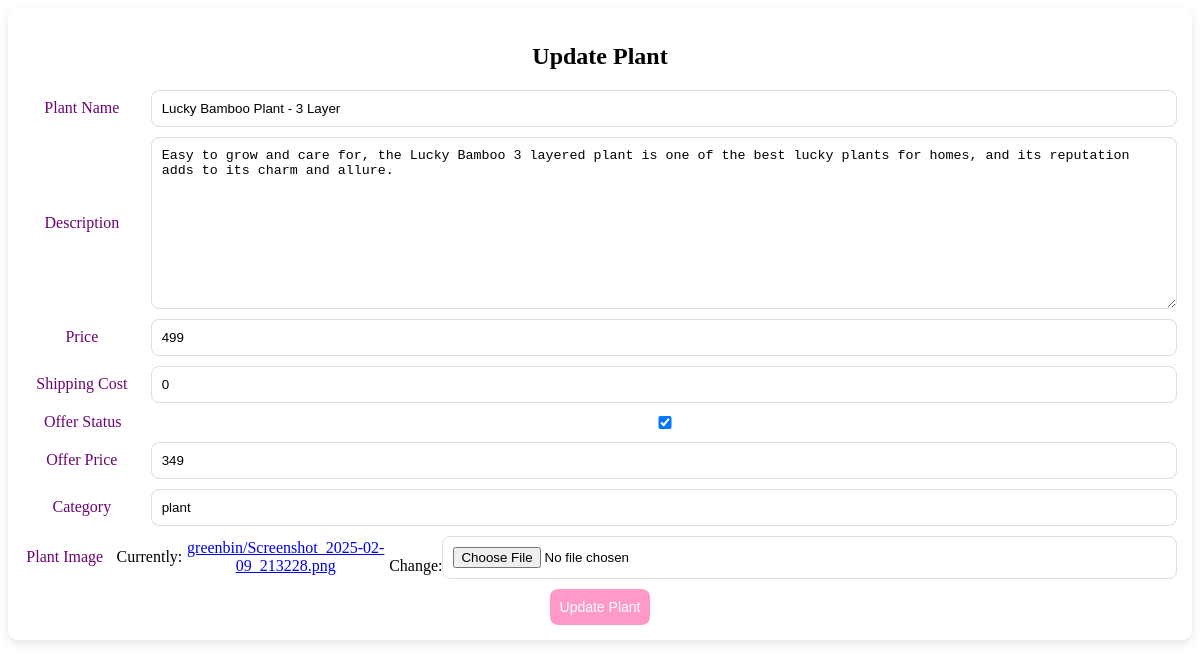
The app's page /update_data/2 with its own data.
### seller/models.py (models this page shows, shortened)
class Product(models.Model):
    name = models.CharField(max_length=100)
    desc = models.TextField()
    price = models.IntegerField()
    prod_type = models.CharField(max_length=100)
    image = models.ImageField(upload_to='greenbin/' , null = True)
    offer_status = models.BooleanField(default=False)
    offer_price = models.IntegerField(default = 0)
    shipping_cost = models.IntegerField(default = 0)

### seller/views.py (the view)
# urls.py: path("update_data/<int:id>",views.update_data, name="update-data"),
def update_data(request,id):
    if request.method == "POST":
        pi = Product.objects.get(pk=id)
        fm = ProductForm(request.POST, instance=pi)
        if fm.is_valid():
            fm.save()
            return redirect("/")
    else :
        pi= Product.objects.get(pk=id)
        fm =ProductForm(instance=pi)
    return render(request, 'seller/update.html', {'form':fm})

### seller/forms.py
class ProductForm(forms.ModelForm):
    class Meta :
        model = Product
        fields = ["name", "desc", "price", "image","prod_type","offer_status", "offer_price","shipping_cost"]

### seller/templates/seller/update.html (shortened to what this page needs)
<!DOCTYPE html>
<html>
    <head>
    </head>
    <body>
        <div class="container">
            <div class="form-container">
                <h2>Update Plant</h2>
                <form method="POST" enctype="multipart/form-data" >
                    <div class="form-row">
                        <label for="name">Plant Name</label>
                        {{ form.name }}
                    </div>
                    <div class="form-row">
                        <label for="desc">Description</label>
                        {{ form.desc }}
                    </div>
                    <div class="form-row">
                        <label for="price">Price</label>
                        {{ form.price }}
                    </div>
                    <div class="form-row">
                        <label for="shippingcost">Shipping Cost</label>
                        {{ form.shipping_cost }}
                    </div>
                    <div>
                        <div class="form-row">
                            <label for="offerstatus">Offer Status</label>
                            {{ form.offer_status }}
                        </div>
                        <div class="form-row">
                            <label for="offerprice">Offer Price</label>
                            {{ form.offer_price }}
                        </div>
                    <div/>
                    <div class="form-row">
                        <label for="category">Category</label>
                        {{ form.prod_type }}
                    </div>
                    <div class="form-row">
                        <label for="image">Plant Image</label>
                        {{ form.image }}
                    </div>
                    <button type="submit">Update Plant</button>
                </form>
            </div>
    </body>
</html>

### records on screen
Product: name "Lucky Bamboo Plant - 3 Layer", desc "Easy to grow and care for, the Lucky Bamboo 3 layered plant is one of the best lucky plants for homes, and its reputation adds to its charm and allure.", price "499", shipping_cost "0", offer_status "☑", offer_price "349", prod_type "plant"
